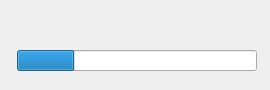
<ui version="4.0" >
 <class>ProgressDlg</class>
 <widget class="QDialog" name="ProgressDlg" >
  <property name="windowModality" >
   <enum>Qt::NonModal</enum>
  </property>
  <property name="geometry" >
   <rect>
    <x>0</x>
    <y>0</y>
    <width>270</width>
    <height>90</height>
   </rect>
  </property>
  <property name="font" >
   <font>
    <family>Tahoma</family>
   </font>
  </property>
  <property name="windowTitle" >
   <string>Title</string>
  </property>
  <widget class="QLabel" name="lblBackground" >
   <property name="geometry" >
    <rect>
     <x>0</x>
     <y>0</y>
     <width>270</width>
     <height>90</height>
    </rect>
   </property>
   <property name="text" >
    <string/>
   </property>
   <property name="pixmap" >
    <pixmap resource="../sb3000.qrc" >:/images/res/bg-inputbox.png</pixmap>
   </property>
   <property name="scaledContents" >
    <bool>true</bool>
   </property>
  </widget>
  <widget class="QLabel" name="lblMessage" >
   <property name="geometry" >
    <rect>
     <x>18</x>
     <y>10</y>
     <width>241</width>
     <height>32</height>
    </rect>
   </property>
   <property name="text" >
    <string/>
   </property>
   <property name="alignment" >
    <set>Qt::AlignLeading|Qt::AlignLeft|Qt::AlignVCenter</set>
   </property>
  </widget>
  <widget class="QProgressBar" name="progressBar" >
   <property name="geometry" >
    <rect>
     <x>17</x>
     <y>50</y>
     <width>240</width>
     <height>21</height>
    </rect>
   </property>
   <property name="value" >
    <number>24</number>
   </property>
   <property name="textVisible" >
    <bool>false</bool>
   </property>
  </widget>
 </widget>
 <resources>
  <include location="../sb3000.qrc" />
 </resources>
 <connections/>
</ui>
